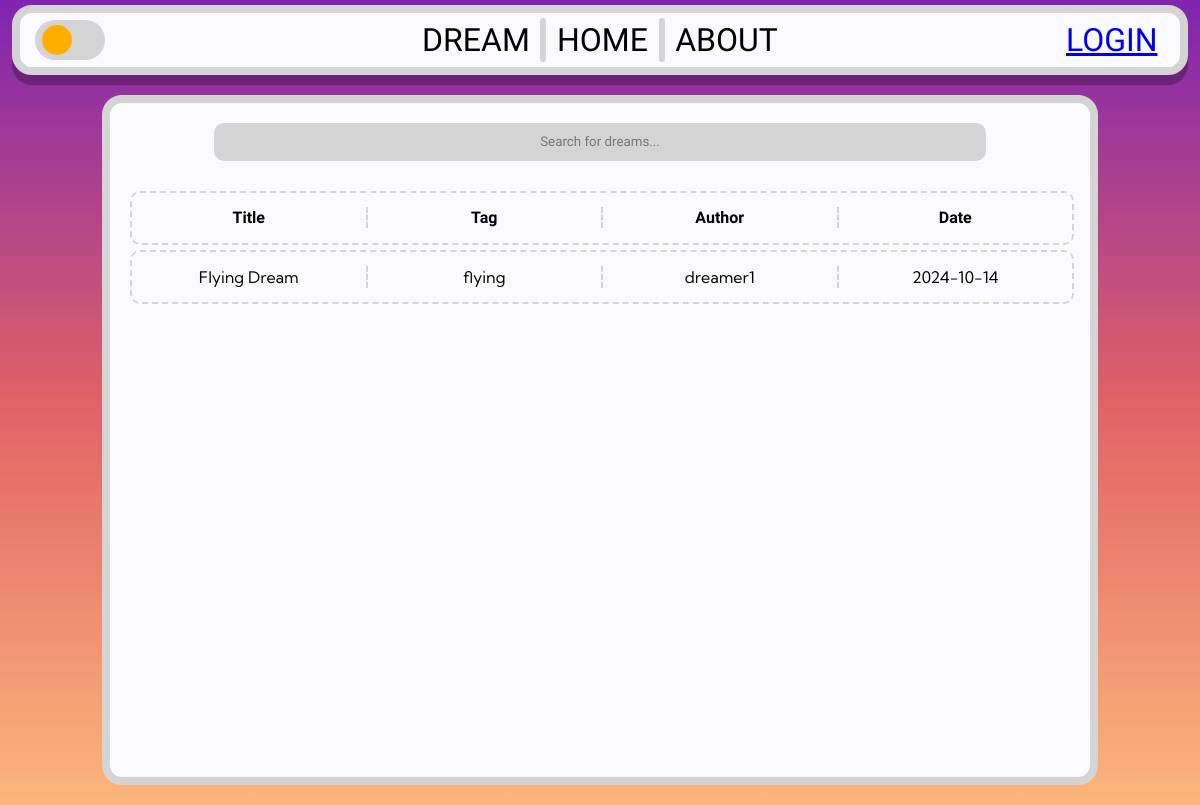
The app's page /, older data.
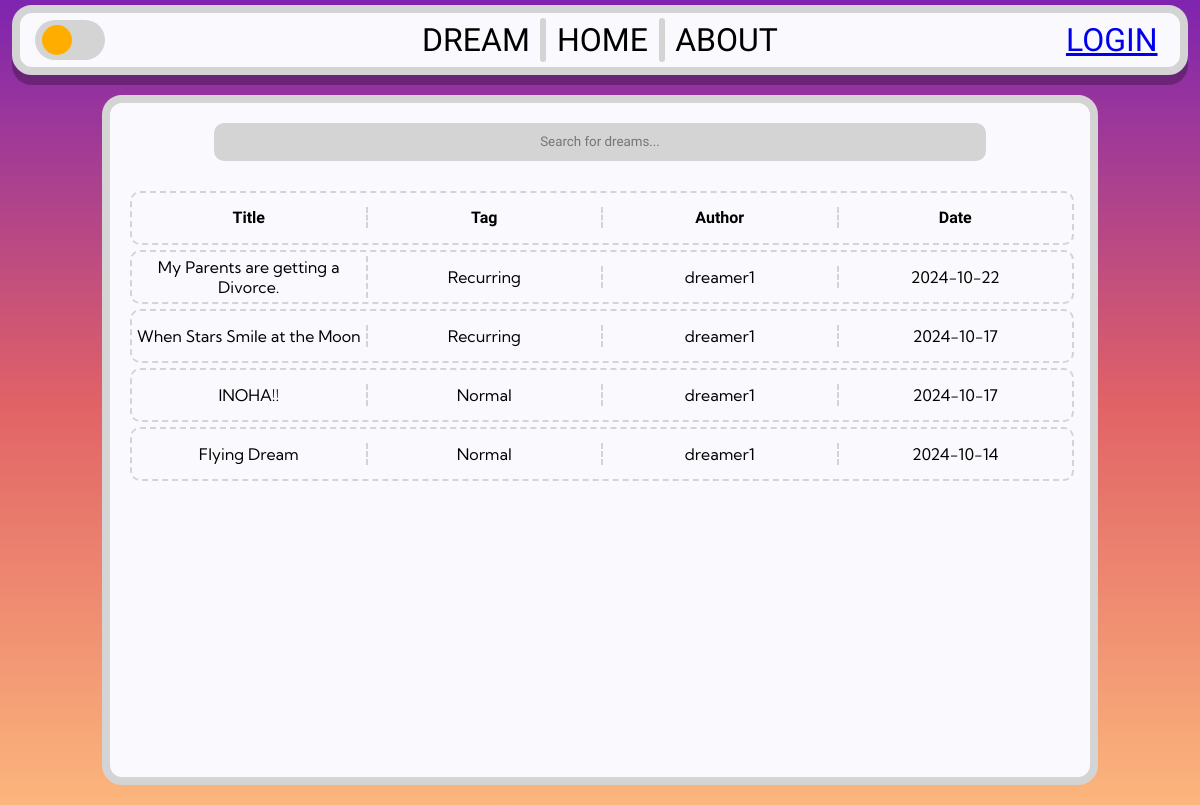
The same page, newer data.
### tables this page shows
CREATE TABLE dreams (
        dream_id TEXT PRIMARY KEY,
        content TEXT,
        title TEXT,
        description TEXT,
        author_id TEXT,
        tag TEXT,
        upload_date DATE NOT NULL,
        likes INTEGER DEFAULT 0, private BOOL,
        FOREIGN KEY (author_id) REFERENCES users(user_id)
    );

CREATE TABLE users (
        user_id TEXT PRIMARY KEY,
        username TEXT NOT NULL UNIQUE,
        hash TEXT NOT NULL,
        email TEXT,
        admin BOOLEAN DEFAULT FALSE
    , verified bool);

### app.py (the view)
@app.route("/")
def dreambrowse():
    username, user_id = get_session_info()
    profile_pic = get_profile_picture(user_id)
    author_id_to_name = {}
    with db:
        if username:
            cursor.execute(
                "SELECT * FROM dreams WHERE private = 0 OR author_id = ? ORDER BY upload_date DESC;",
                (user_id,),
            )
        else:
            cursor.execute(
                "SELECT * FROM dreams WHERE private = 0 ORDER BY upload_date DESC;"
            )
        dreams = cursor.fetchall()
        author_ids = set()
        for dream in dreams:
            author_ids.add(dream[4])
        for author_id in author_ids:
            cursor.execute("SELECT username FROM users WHERE user_id = ?", (author_id,))
            author_id_to_name[author_id] = cursor.fetchone()[0]
    return render_template(
        "dream_browser.html",
        dreams=dreams,
        author_id_to_name=author_id_to_name,
        username=username,
        user_id=user_id,
        profile_pic=profile_pic,
    )

### app.py (called while the page is built)
def get_profile_picture(user_id):
    if user_id is None:
        return None
    exts = ["png", "jpg", "jpeg", "gif", "webp", "jfif"]
    for ext in exts:
        if os.path.exists(f"{user_id}.{ext}"):
            return f"{user_id}.{ext}"
    return "default.jpg"

def get_session_info():
    if "username" in session:
        username = session.get("username")
        user_id = session.get("user_id")
    else:
        username = None
        user_id = None
    return username, user_id

### templates/dream_browser.html (shortened to what this page needs)
<!DOCTYPE html>
<html lang="en">
<head>
    <link rel="stylesheet" href="{{ url_for('static', filename='css/dream_browser.css') }}">
    <link rel="stylesheet" href="{{ url_for('static', filename='css/base.css') }}">
</head>
<body>
    <div class="header-container">
        <div class="header-left">
            <label class="switch" id="dark-mode-switch">
                <span class="slider round"></span>
            </label>
        </div>
        <div class="header-mid">
            <div class="header-buttons dreams-button">DREAM</div>
            <div class="vl" style="height: 80%;"></div>
            <div class="header-buttons home-button">HOME</div>
            <div class="vl" style="height: 80%;"></div>
            <div class="header-buttons about-button">ABOUT</div>
        </div>
        <div class="header-right">
            {% if username %}
            <span id="user-name">{{ username }}</span>
            <img src="{{ url_for('static', filename='images/profilephotos/' + profile_pic) }}" id="pfp">
            {% else %}
            <a href="{{ url_for('login') }}" class="header-buttons">LOGIN</a>
            {% endif %}
        </div>
    </div>
    <div class="browser">
        <input label="Search" type="text" class="search-bar" placeholder="Search for dreams...">
        <table class="dream-table">
            <tbody>
                <tr class="dream-row">
                    <th class="dream-heading">Title</th>
                    <th class="dream-heading">Tag</th>
                    <th class="dream-heading">Author</th>
                    <th class="dream-heading dream-date">Date</th>
                </tr>
                {% for dream in dreams %}
                <tr class="dream-row clickable-row" id="{{ dream[0] }}">
                    <td class="dream-cell dream-title">{{ dream[2] }}</td>
                    <td class="dream-cell dream-tag">{{ dream[5] }}</td>
                    <td class="dream-cell dream-author">{{ author_id_to_name[dream[4]] }}</td>
                    <td class="dream-cell dream-date">{{ dream[6] }}</td>
                </tr>
                {% endfor %}
            </tbody>
        </table>
    </div>
</body>
</html>

Row changes from the older to the newer data that the page shows:
added dreams: title "My Parents are getting a Divorce.", tag "Recurring", {{ author_id_to_name[dream[4]] }} "dreamer1", upload_date "2024-10-22"
added dreams: title "When Stars Smile at the Moon", tag "Recurring", {{ author_id_to_name[dream[4]] }} "dreamer1", upload_date "2024-10-17"
added dreams: title "INOHA!!", tag "Normal", {{ author_id_to_name[dream[4]] }} "dreamer1", upload_date "2024-10-17"
changed dreams "Flying Dream": tag "flying" → "Normal"
